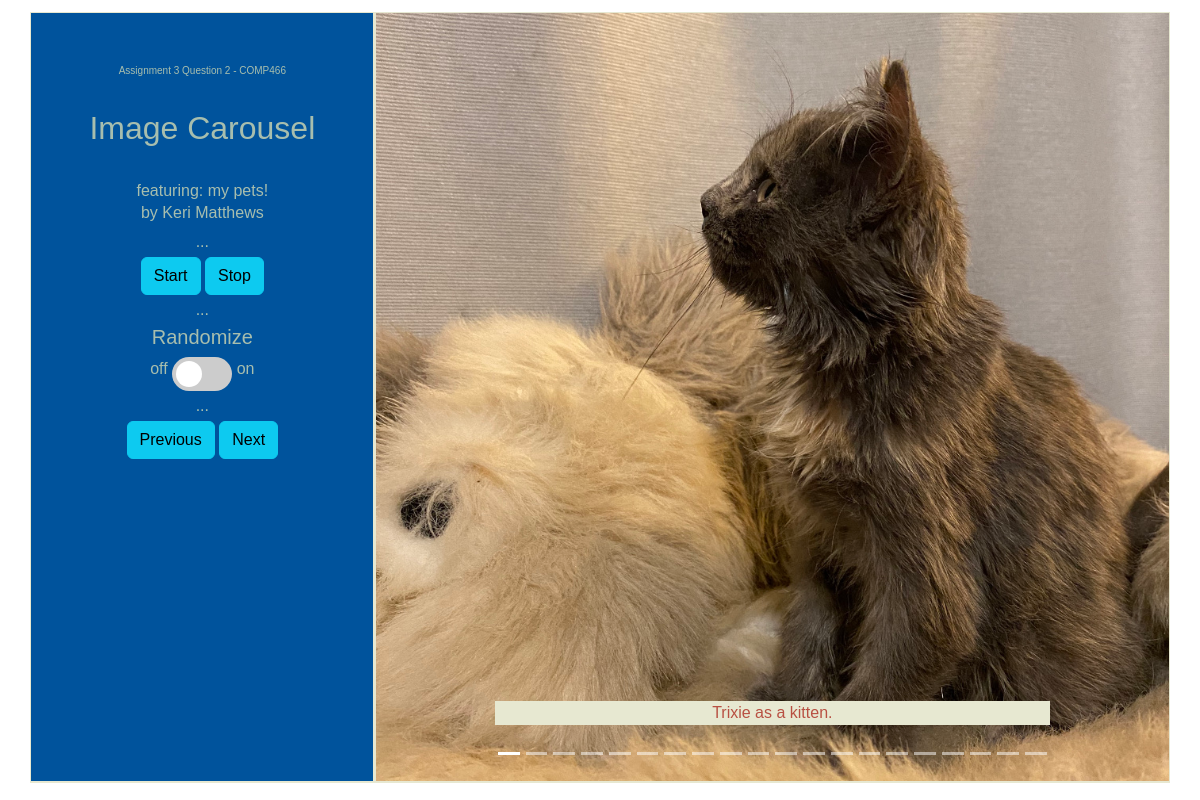
/carousel/, run on the app's committed database.
### carousel/models.py (models this page shows, shortened)
class pic_model(models.Model):
  pic_name = models.CharField(max_length=255)
  caption = models.CharField(max_length=255)
  num= models.IntegerField()
  image=models.ImageField(upload_to='pics', null=True)

### carousel/views.py (the view)
# urls.py: path('carousel/', my_pics),
def my_pics(request):
  my_pics = pic_model.objects.all()
  template = loader.get_template('index.html')
  context = {
    'my_pics': my_pics,
  }
  return HttpResponse(template.render(context, request))

### carousel/templates/index.html (shortened to what this page needs)
{% load static %}
<!DOCTYPE html>
<html lang="en">
<head>
    <link href="https://cdn.jsdelivr.net/npm/bootstrap@5.3.0/dist/css/bootstrap.min.css" rel="stylesheet">
    <link rel="stylesheet" href="{% static 'styles2.css' %}">
<body>
 <div class="container" >
    <aside class="side" >
    <h1 style="margin-top: 15%; font-size: x-small;">Assignment 3 Question 2 - COMP466 </h1><br>
    <h2>Image Carousel</h2>
    <br>featuring: my pets!
    <h6>by Keri Matthews</h6>
    <div class="control-buttons">
      <ul>
        <li>...</li>
        <li> <input id="bt" type="button" class="btn btn-info start-slide" value="Start">  <input id="bt" type="button" class="btn btn-info pause-slide" value="Stop"> </li>
        <li>...</li>
        <li><h5>Randomize</h5></li>
        <li>
          off
          <label class="switch">
            <span class="slider round"></span>
          </label>
          on
        </li>
        <li>...</li>
        <li>  <input id="bt" type="button" class="btn btn-info prev-slide" value="Previous" id="previous_button">  <input id="bt" type="button" class="btn btn-info next-slide" value="Next" id="next_button"> </li>
      </ul>
    </div>
  </aside>
  <main class="main">
  <div id="show" class="carousel slide" data-bs-ride="carousel">
  <div class="carousel-indicators">
    <button type="button" data-bs-target="#show" data-bs-slide-to="0" class="active" aria-current="true" aria-label="Slide 1"></button>
    <button type="button" data-bs-target="#show" data-bs-slide-to="1" aria-label="Slide 2"></button>
    <button type="button" data-bs-target="#show" data-bs-slide-to="2" aria-label="Slide 3"></button>
    <button type="button" data-bs-target="#show" data-bs-slide-to="3" aria-label="Slide 4"></button>
    <button type="button" data-bs-target="#show" data-bs-slide-to="4" aria-label="Slide 5"></button>
    <button type="button" data-bs-target="#show" data-bs-slide-to="5" aria-label="Slide 6"></button>
    <button type="button" data-bs-target="#show" data-bs-slide-to="6" aria-label="Slide 7"></button>
    <button type="button" data-bs-target="#show" data-bs-slide-to="7" aria-label="Slide 8"></button>
    <button type="button" data-bs-target="#show" data-bs-slide-to="8" aria-label="Slide 9"></button>
    <button type="button" data-bs-target="#show" data-bs-slide-to="9" aria-label="Slide 10"></button>
    <button type="button" data-bs-target="#show" data-bs-slide-to="10" aria-label="Slide 11"></button>
    <button type="button" data-bs-target="#show" data-bs-slide-to="11" aria-label="Slide 12"></button>
    <button type="button" data-bs-target="#show" data-bs-slide-to="12" aria-label="Slide 13"></button>
    <button type="button" data-bs-target="#show" data-bs-slide-to="13" aria-label="Slide 14"></button>
    <button type="button" data-bs-target="#show" data-bs-slide-to="14" aria-label="Slide 15"></button>
    <button type="button" data-bs-target="#show" data-bs-slide-to="15" aria-label="Slide 16"></button>
    <button type="button" data-bs-target="#show" data-bs-slide-to="16" aria-label="Slide 17"></button>
    <button type="button" data-bs-target="#show" data-bs-slide-to="17" aria-label="Slide 18"></button>
    <button type="button" data-bs-target="#show" data-bs-slide-to="18" aria-label="Slide 19"></button>
    <button type="button" data-bs-target="#show" data-bs-slide-to="19" aria-label="Slide 20"></button>
  </div>
  <div class="carousel-inner">
    {% for x in my_pics %}
      {% if x.num == 1 %}
      <div class="carousel-item active" >
        <img src= "{{ x.image.url }}" alt="Pic" class="d-block w-100">
        <div class="carousel-caption">
          <p>{{ x.caption }}</p>
        </div>
      </div>
      {% endif %}
    {% endfor %}
  </div>
</div>
    </main>
 </div>
</body>
</html>

### carousel/static/styles2.css (style rules this page uses)
html, body { margin: 0px; font-family: 'Lucida Sans', 'Lucida Sans Regular', 'Lucida Grande', 'Lucida Sans Unicode', Geneva, Verdana, sans-serif; }
p { text-align: center; color: #B85042; background-color: #E7E8D1; }
ul { list-style-type: none; margin: 0%; padding-left: 0%; }
ul li { margin-bottom: 3px; margin-left: 0%; }
.side { text-align: center; color:#A7BEAE; background-color: #00539C; }
.container { display: flex; margin-top: 1%; background-color: #E7E8D1; padding: 0%; }
.side { width: 30%; margin: 1pt; }
.main { flex: 1; margin: 1pt; }
img { width: auto; height: 96vh; object-fit: cover; }
.switch { position: relative; display: inline-block; width: 60px; height: 34px; }
.slider { position: absolute; cursor: pointer; top: 0; left: 0; right: 0; bottom: 0; background-color: #ccc; -webkit-transition: .4s; transition: .4s; }
.slider:before { position: absolute; content: ""; height: 26px; width: 26px; left: 4px; bottom: 4px; background-color: white; -webkit-transition: .4s; transition: .4s; }
.slider.round { border-radius: 34px; }
.slider.round:before { border-radius: 50%; }

### data on the page
pic_model: image (picture), caption "Trixie as a kitten."
